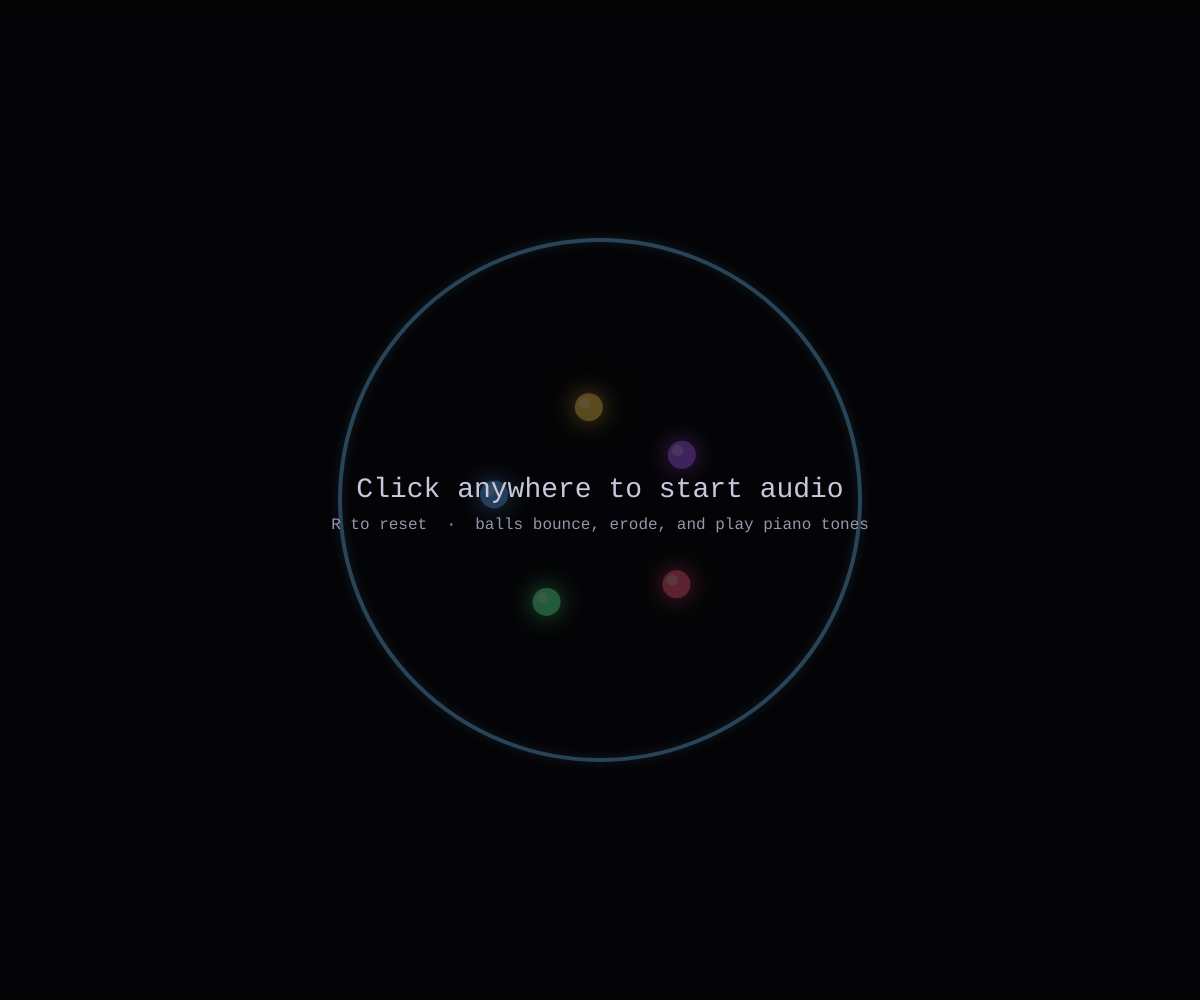
Frame 1 (no input)
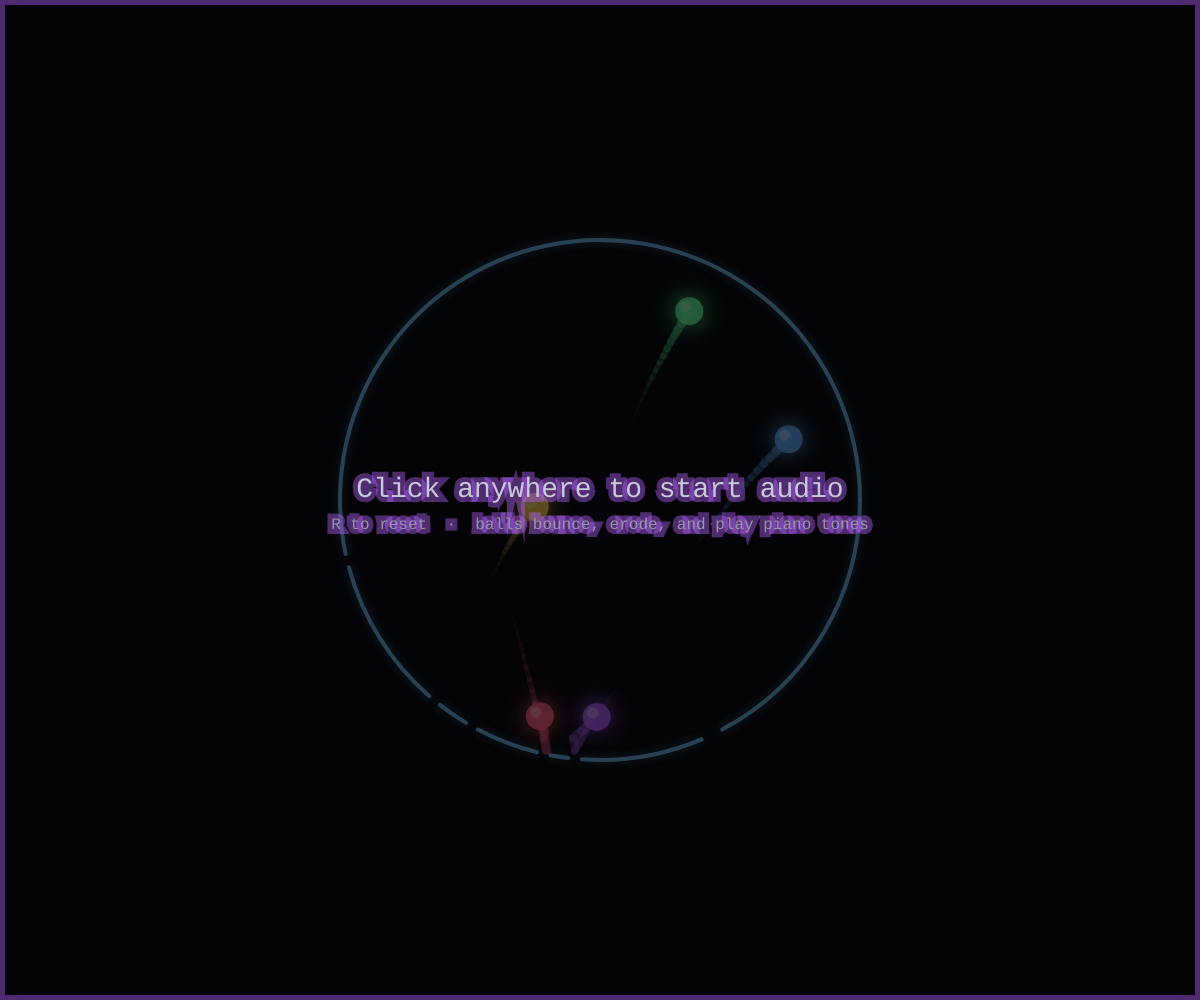
Frame 60 (no input)
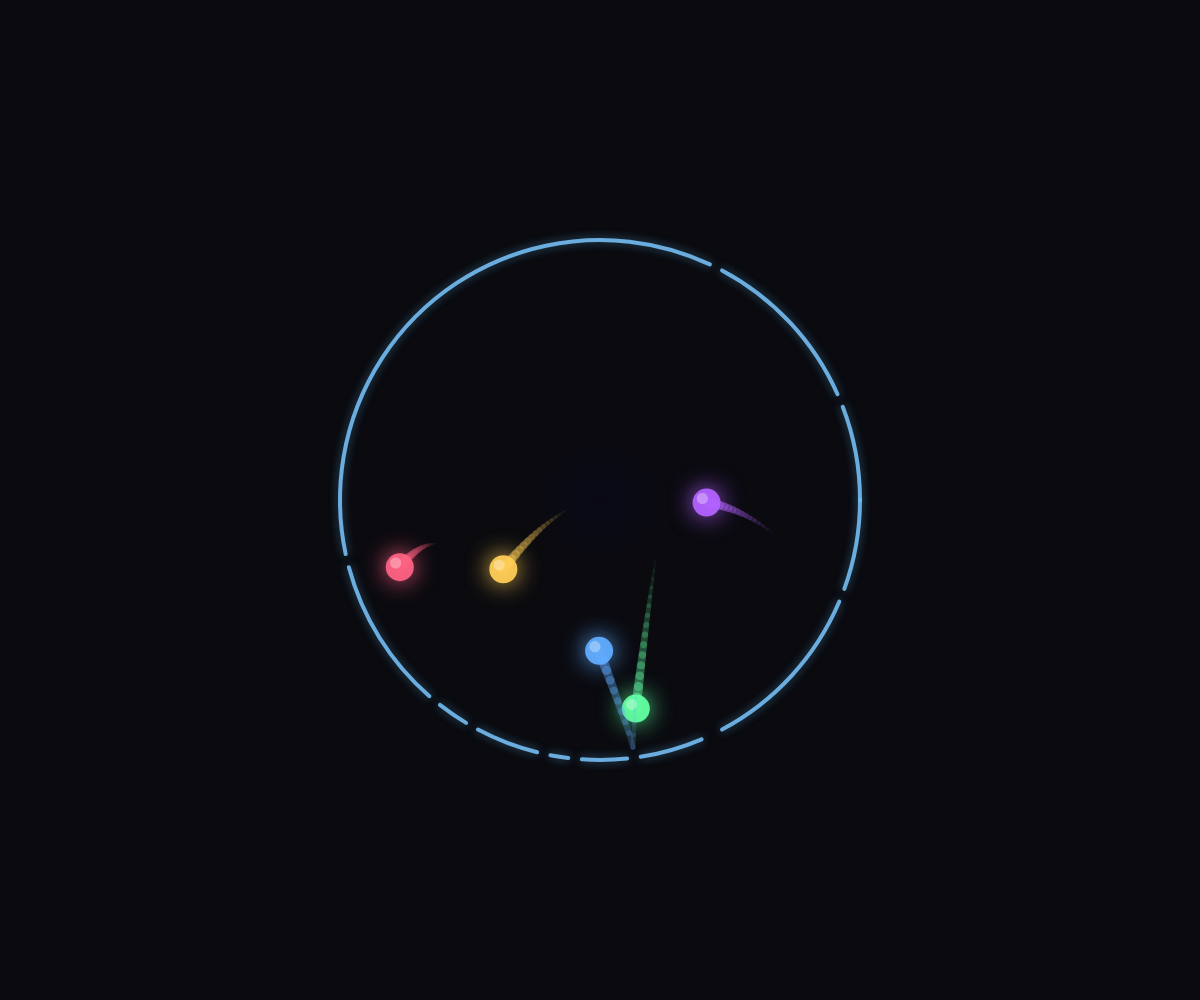
Frame 120 (the mouse pressed at the canvas centre since frame 60)

The p5.js sketch that drew these frames (run headless with seeded random() and noise() and a simulated clock; from frame 60 on, the mouse is pressed at the canvas centre):

// p5.js sketch
// ── sketch.js
// ============================================================
//  Bounce Symphony — balls in an eroding circle with piano tones
// ============================================================

// ---------- Config ----------
const CIRCLE_RADIUS = 260;
const NUM_BALLS = 5;
 const GRAVITY = 0.18;      // lower = balls stay airborne longer, less pooling at bottom
 const RESTITUTION = 0.97;  // higher = bouncier walls (1.0 = perfect bounce, 0.0 = no bounce)
 const INITIAL_SPEED_MIN = 11;  // min random launch speed
 const INITIAL_SPEED_MAX = 11;  // max random launch speed
 const ARC_SEGMENTS = 360;
const EROSION_PER_HIT = 2;
const SCALE = [
  261.63, 293.66, 329.63, 349.23, 392.00, 440.00, 493.88,
  523.25, 587.33, 659.25, 698.46, 783.99, 880.00, 987.77
];
 const BALL_COLORS = [
   [255,  99, 132],
   [ 99, 255, 162],
   [ 99, 172, 255],
   [255, 206,  86],
   [180,  99, 255],
   [255, 140,  60],
   [ 80, 255, 240],
   [255,  80, 200],
   [160, 255,  80],
   [255, 255, 100],
   [100, 200, 100],
   [200, 100, 100],
   [140, 200, 255],
   [255, 180, 200],
   [220, 220, 120],
   [120, 255, 120],
   [255, 120, 120],
   [120, 120, 255],
   [200, 255, 200],
   [255, 200, 150],
 ];

 function getBallColor(index) {
   if (index < BALL_COLORS.length) return BALL_COLORS[index];
   const hue = (index * 137.508) % 360;
   return hsbToRgb(hue, 70, 100);
 }

 function hsbToRgb(h, s, b) {
   s /= 100; b /= 100;
   const c = b * s;
   const x = c * (1 - Math.abs((h / 60) % 2 - 1));
   const m = b - c;
   let r, g, bl;
   if (h < 60)       { r = c; g = x; bl = 0; }
   else if (h < 120) { r = x; g = c; bl = 0; }
   else if (h < 180) { r = 0; g = c; bl = x; }
   else if (h < 240) { r = 0; g = x; bl = c; }
   else if (h < 300) { r = x; g = 0; bl = c; }
   else              { r = c; g = 0; bl = x; }
   return [Math.round((r + m) * 255), Math.round((g + m) * 255), Math.round((bl + m) * 255)];
 }

// ---------- Globals ----------
let cx, cy;
let balls = [];
let boundary;
let audioReady = false;

// ============================
//  AudioEngine
// ============================
class AudioEngine {
  constructor() { this.ctx = null; this.master = null; }

  init() {
    if (this.ctx) return;
    try {
      this.ctx = new (window.AudioContext || window.webkitAudioContext)();
      this.master = this.ctx.createGain();
      this.master.gain.value = 0.4;
      this.master.connect(this.ctx.destination);
    } catch (e) { console.warn('AudioContext failed:', e); }
  }

  resume() {
    if (this.ctx && this.ctx.state === 'suspended') this.ctx.resume().catch(() => {});
  }

  playNote(freq, velocity = 0.7) {
    if (!this.ctx) return;
    if (this.ctx.state === 'suspended') this.resume();
    const now = this.ctx.currentTime;
    const dur = 1.8;
    const partials = [
      { ratio: 1,    gain: 1.0,  type: 'sine'     },
      { ratio: 2,    gain: 0.35, type: 'sine'     },
      { ratio: 3,    gain: 0.12, type: 'triangle' },
      { ratio: 4,    gain: 0.06, type: 'sine'     },
    ];
    const env = this.ctx.createGain();
    env.gain.setValueAtTime(0, now);
    env.gain.linearRampToValueAtTime(velocity, now + 0.006);
    env.gain.exponentialRampToValueAtTime(0.001, now + dur);
    partials.forEach(p => {
      const osc = this.ctx.createOscillator();
      osc.type = p.type;
      osc.frequency.value = freq * p.ratio;
      const g = this.ctx.createGain();
      g.gain.value = p.gain;
      osc.connect(g); g.connect(env);
      osc.start(now); osc.stop(now + dur + 0.1);
    });
    env.connect(this.master);
  }
}
const audio = new AudioEngine();

// ============================
//  ArcBoundary — circle with erodable segments
// ============================
class ArcBoundary {
  constructor(cx, cy, radius, segments) {
    this.cx = cx;
    this.cy = cy;
    this.r = radius;
    this.segments = segments;
    this.alive = new Array(segments).fill(true);
    this.segAngle = (Math.PI * 2) / segments;
  }

  gapSizeAt(segIndex) {
    if (segIndex < 0 || segIndex >= this.segments || isNaN(segIndex)) return 0;
    if (this.alive[segIndex]) return 0;

    let count = 1;
    for (let i = 1; i < this.segments; i++) {
      const idx = (segIndex - i + this.segments) % this.segments;
      if (!this.alive[idx]) count++;
      else break;
    }
    for (let i = 1; i < this.segments; i++) {
      const idx = (segIndex + i) % this.segments;
      if (!this.alive[idx]) count++;
      else break;
    }
    return count;
  }

  checkCollision(ball) {
    const dx = ball.pos.x - this.cx;
    const dy = ball.pos.y - this.cy;
    const dist = Math.sqrt(dx * dx + dy * dy);

    if (isNaN(dist) || !isFinite(dist)) {
      return null;
    }
    if (dist === 0) return null;

    if (dist + ball.radius < this.r) return null;

    let angle = Math.atan2(dy, dx);
    if (angle < 0) angle += Math.PI * 2;

    const segIndex = Math.floor((angle / (Math.PI * 2)) * this.segments) % this.segments;

    const ballDiameterArc = (ball.radius * 2 * 2.0) / this.r;
    const escapeGapSegments = Math.ceil(ballDiameterArc / this.segAngle);

    const gap = this.gapSizeAt(segIndex);
    if (gap >= escapeGapSegments) {
      return null;
    }

    const nx = dx / dist;
    const ny = dy / dist;
    const penetrated = dist + ball.radius - this.r;
     return { angle, segIndex, nx, ny, penetration: penetrated };
  }

  erode(segIndex) {
    if (isNaN(segIndex) || segIndex < 0 || segIndex >= this.segments) return;
    const half = Math.floor(EROSION_PER_HIT / 2);
    for (let i = -half; i <= half; i++) {
      const idx = (segIndex + i + this.segments) % this.segments;
      this.alive[idx] = false;
    }
  }

  aliveCount() { return this.alive.filter(a => a).length; }

  display() {
    push();
    noFill();
    strokeWeight(4);
    drawingContext.shadowBlur = 10;
    drawingContext.shadowColor = 'rgba(100,200,255,0.5)';

    const lifeRatio = this.aliveCount() / this.segments;
    const r = lerp(70, 120, lifeRatio);
    const g = lerp(70, 200, lifeRatio);
    const b = lerp(100, 255, lifeRatio);
    stroke(r, g, b, 230);

    let i = 0;
    while (i < this.segments) {
      if (!this.alive[i]) { i++; continue; }
      let j = i;
      while (j < this.segments && this.alive[j]) j++;
      const a1 = i * this.segAngle;
      const a2 = j * this.segAngle;
      arc(this.cx, this.cy, this.r * 2, this.r * 2, a1, a2);
      i = j;
    }
    pop();
  }
}

// ============================
//  Ball — uses plain {x, y} objects, NOT p5.Vector
// ============================
class Ball {
  constructor(x, y, vx, vy, radius, colorIndex) {
    this.pos = { x: x, y: y };
    this.vel = { x: vx, y: vy };
    this.radius = radius;
     this.color = getBallColor(colorIndex);
    this.alive = true;
    this.trail = [];
    this.colorIndex = colorIndex;
  }

  update(boundary) {
    if (!this.alive) return;

    // Log if NaN detected (do NOT self-heal, so we can see the real issue)
    if (isNaN(this.pos.x) || isNaN(this.pos.y) || isNaN(this.vel.x) || isNaN(this.vel.y)) {
      return;
    }

    // Cap speed
    const maxSpeed = 12;
    const sp = Math.sqrt(this.vel.x * this.vel.x + this.vel.y * this.vel.y);
    if (sp > maxSpeed) {
      this.vel.x = (this.vel.x / sp) * maxSpeed;
      this.vel.y = (this.vel.y / sp) * maxSpeed;
    }

    this.vel.y += GRAVITY;
    this.pos.x += this.vel.x;
    this.pos.y += this.vel.y;

    this.trail.push({ x: this.pos.x, y: this.pos.y });
    if (this.trail.length > 18) this.trail.shift();

    const hit = boundary.checkCollision(this);
    if (hit) {
      // Push ball back inside the circle
      this.pos.x -= hit.nx * hit.penetration;
      this.pos.y -= hit.ny * hit.penetration;

      // Reflect velocity if moving outward
      const dot = this.vel.x * hit.nx + this.vel.y * hit.ny;
      if (dot > 0) {
        const factor = (1 + RESTITUTION) * dot;
        this.vel.x -= factor * hit.nx;
        this.vel.y -= factor * hit.ny;
      }


      // Erode the boundary at impact point
      boundary.erode(hit.segIndex);

      // Play note mapped to impact angle
      const normalizedAngle = hit.angle / (Math.PI * 2);
      const noteIdx = Math.floor(normalizedAngle * SCALE.length) % SCALE.length;
      const speed = Math.sqrt(this.vel.x * this.vel.x + this.vel.y * this.vel.y);
      const vel = constrain(map(speed, 0, 20, 0.3, 0.9), 0.3, 0.9);
      audio.playNote(SCALE[noteIdx], vel);
    }

    // Check if ball has truly escaped (far outside circle)
    const dx = this.pos.x - boundary.cx;
    const dy = this.pos.y - boundary.cy;
    const dist = Math.sqrt(dx * dx + dy * dy);
    if (isFinite(dist) && dist > boundary.r + this.radius + 80) {
      this.alive = false;
    }
  }

  display() {
    if (!this.alive) return;
    if (isNaN(this.pos.x) || isNaN(this.pos.y)) return;

    // Trail
    noFill();
    for (let i = 0; i < this.trail.length - 1; i++) {
      const a = map(i, 0, this.trail.length, 0, 120);
      stroke(this.color[0], this.color[1], this.color[2], a);
      strokeWeight(map(i, 0, this.trail.length, 1, this.radius * 0.8));
      line(this.trail[i].x, this.trail[i].y, this.trail[i + 1].x, this.trail[i + 1].y);
    }

    // Ball with glow
    push();
    drawingContext.shadowBlur = 25;
    drawingContext.shadowColor = `rgb(${this.color[0]},${this.color[1]},${this.color[2]})`;
    noStroke();
    fill(this.color[0], this.color[1], this.color[2], 240);
    circle(this.pos.x, this.pos.y, this.radius * 2);
    fill(255, 255, 255, 80);
    circle(this.pos.x - this.radius * 0.3, this.pos.y - this.radius * 0.3, this.radius * 0.8);
    pop();
  }
}

// ============================
//  p5 lifecycle
// ============================
function setup() {
  createCanvas(windowWidth, windowHeight);
  cx = width / 2;
  cy = height / 2;
  resetScene();
}

function resetScene() {
  boundary = new ArcBoundary(cx, cy, CIRCLE_RADIUS, ARC_SEGMENTS);
  balls = [];
  for (let i = 0; i < NUM_BALLS; i++) {
    const angle = (i / NUM_BALLS) * Math.PI * 2 + Math.PI / 4;
    const x = cx + Math.cos(angle) * CIRCLE_RADIUS * 0.4;
    const y = cy + Math.sin(angle) * CIRCLE_RADIUS * 0.4;
     const speed = random(INITIAL_SPEED_MIN, INITIAL_SPEED_MAX);
    const dir = random(Math.PI * 2);
    balls.push(new Ball(x, y, Math.cos(dir) * speed, Math.sin(dir) * speed, 14, i));
  }
}

function draw() {
  background(10, 10, 15);

  // Subtle center glow
  push();
  noStroke();
  for (let r = CIRCLE_RADIUS; r > 0; r -= 6) {
    const a = map(r, 0, CIRCLE_RADIUS, 6, 0);
    fill(30, 20, 50, a);
    circle(cx, cy, r * 2);
  }
  pop();

  boundary.display();

  for (const ball of balls) {
    ball.update(boundary);
    ball.display();
  }

  balls = balls.filter(b => b.alive || b.pos.y < height + 100);

  // Ball-to-ball collision
  for (let i = 0; i < balls.length; i++) {
    if (!balls[i].alive) continue;
    for (let j = i + 1; j < balls.length; j++) {
      if (!balls[j].alive) continue;
      ballCollide(balls[i], balls[j]);
    }
  }

  // Audio prompt overlay
  if (!audioReady) {
    push();
    fill(0, 0, 0, 160);
    rect(0, 0, width, height);
    fill(200, 200, 220);
    textAlign(CENTER, CENTER);
    textSize(28);
    textFont('monospace');
    text('Click anywhere to start audio', width / 2, height / 2 - 10);
    textSize(16);
    fill(150, 150, 170);
    text('R to reset  ·  balls bounce, erode, and play piano tones', width / 2, height / 2 + 25);
    pop();
  }

  // All escaped message
  const aliveCount = balls.filter(b => b.alive).length;
  if (aliveCount === 0 && audioReady) {
    push();
    fill(150, 150, 170, 200);
    textAlign(CENTER, CENTER);
    textSize(18);
    textFont('monospace');
    text('All balls escaped — press R to reset', width / 2, height / 2);
    pop();
  }
}

function ballCollide(a, b) {
  const dx = b.pos.x - a.pos.x;
  const dy = b.pos.y - a.pos.y;
  const dist = Math.sqrt(dx * dx + dy * dy);
  const minDist = a.radius + b.radius;
  if (dist < minDist && dist > 0.001) {
    const nx = dx / dist;
    const ny = dy / dist;
    const overlap = (minDist - dist) / 2;
    a.pos.x -= nx * overlap;
    a.pos.y -= ny * overlap;
    b.pos.x += nx * overlap;
    b.pos.y += ny * overlap;

    const dvx = b.vel.x - a.vel.x;
    const dvy = b.vel.y - a.vel.y;
    const dot = dvx * nx + dvy * ny;

    if (dot >= 0) return;

    // Correct impulse: J = -(1+e) * v_rel . n / 2  (equal mass)
    // dot < 0 (approaching), so -dot > 0, J > 0
    const J = -(1 + RESTITUTION) * dot / 2;
    // a gets pushed in -n direction (away from b), b in +n direction (away from a)
    a.vel.x -= J * nx;
    a.vel.y -= J * ny;
    b.vel.x += J * nx;
    b.vel.y += J * ny;

    const mx = (a.pos.x + b.pos.x) / 2;
    const my = (a.pos.y + b.pos.y) / 2;
    const ang = Math.atan2(my - cy, mx - cx);
    let normAng = ang < 0 ? ang + Math.PI * 2 : ang;
    const noteIdx = Math.floor((normAng / (Math.PI * 2)) * SCALE.length) % SCALE.length;
    audio.playNote(SCALE[noteIdx], 0.35);
  }
}

// ---------- Input ----------
function ensureAudio() {
  if (!audioReady) {
    audio.init();
    audio.resume();
    audioReady = true;
  }
}

function mousePressed() { ensureAudio(); }
function touchStarted() { ensureAudio(); return false; }
function keyPressed() {
  ensureAudio();
  if (key === 'r' || key === 'R') resetScene();
}

function windowResized() {
  resizeCanvas(windowWidth, windowHeight);
  cx = width / 2;
  cy = height / 2;
  if (boundary) { boundary.cx = cx; boundary.cy = cy; }
}
